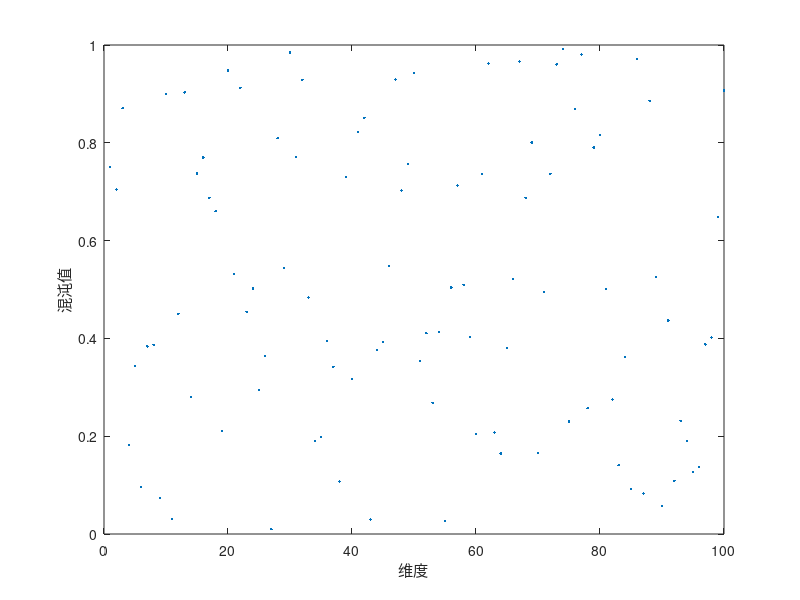
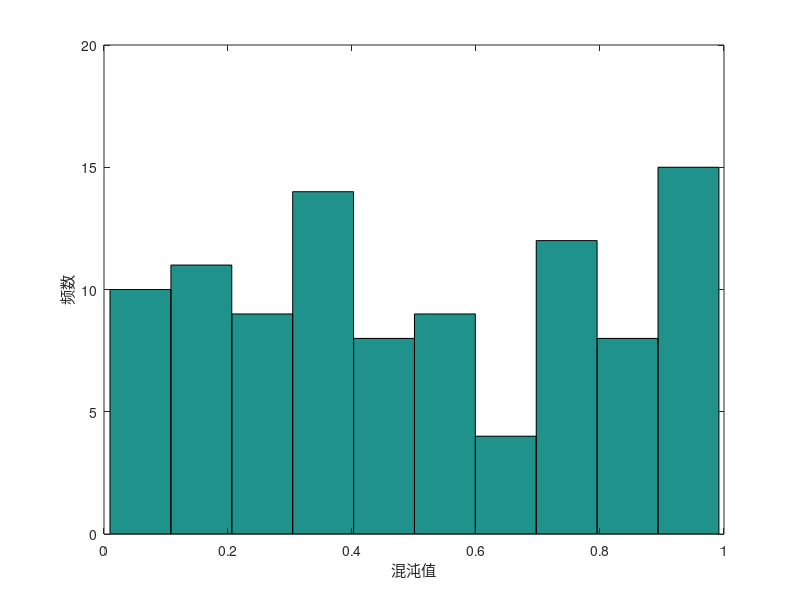

Reproduce these figures in MATLAB, in order.
clc;
clear;
tent=0.5;
dim=1;
N=100;
TentX=rand(N,1);
for i=1:N
    for j=2:dim
        if TentX(i,j-1)<tent
            TentX(i,j)=TentX(i,j-1)/tent;
        elseif TentX(i,j-1)>=tent
            TentX(i,j)=(1-TentX(i,j-1))/(1-tent);
        end
    end
end
plot(TentX,'.')
xlabel('维度')
ylabel('混沌值')
figure
hist(TentX)
xlabel('混沌值')
ylabel('频数')